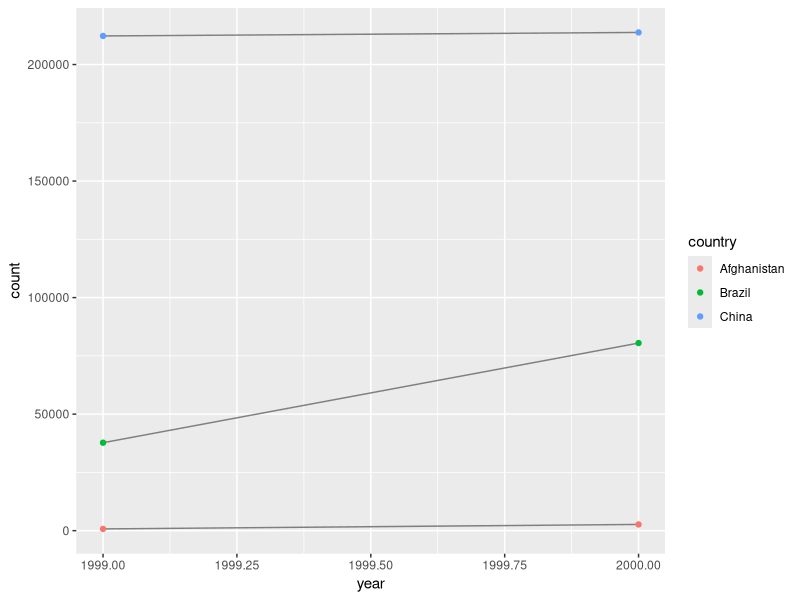
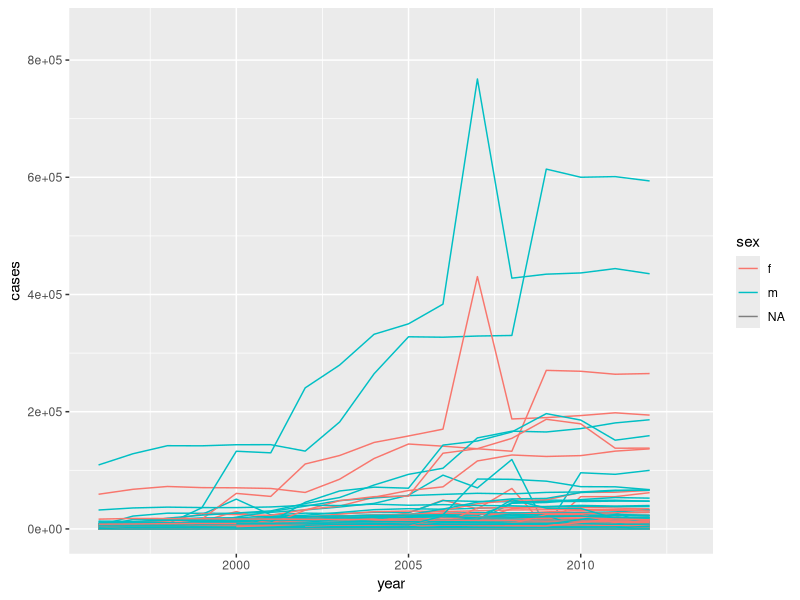

These charts were generated, in order, by the following R code:
## ---- chunk 1
knitr::opts_chunk$set(echo = TRUE)
## ---- chunk 2
library(tidyverse)
## ---- chunk 3
table2.tidy <- table2 %>%
  spread(key = type, value = count) %>%
  spread(key = year, value = cases)

head(table2.tidy)
## ---- chunk 4
table2.a.1999 <- table2.tidy %>%
  drop_na(`1999`) %>%
  select(-`2000`) %>%
  mutate(TB_cases = `1999` / population * 10000)

head(table2.a.1999)
## ---- chunk 5
table2.a.2000 <- table2.tidy %>%
  drop_na(`2000`) %>%
  select(-`1999`) %>%
  mutate(TB_cases = `2000` / population * 10000)

head(table2.a.2000)
## ---- chunk 6
table4c <-
  tibble(
    country = table4a$country,
    `1999` = table4a[["1999"]] / table4b[["1999"]] * 10000,
    `2000` = table4a[["2000"]] / table4b[["2000"]] * 10000
  )
table4c
## ---- chunk 7
table2 %>%
  filter(type == "cases") %>%
  ggplot(mapping = aes(year, count)) +
  geom_line(mapping = aes(group = country), color = "grey50") + 
  geom_point(mapping = aes(color = country))
## ---- chunk 8
preg <- tribble(
  ~pregnant, ~male, ~female,
  "yes", NA, 10,
  "no", 20, 12
)
## ---- chunk 9
preg_tidy <- preg %>%
  pivot_longer(c(male, female), names_to = "sex", values_to = "count", values_drop_na = TRUE) %>%
  mutate(
    female = sex == "female",
    pregnant = pregnant == "yes"
  ) %>%
  select(female, pregnant, count)
  
preg_tidy
## ---- chunk 10
tibble(x = c("a,b,c", "d,e,f,g", "h,i,j")) %>%
  separate(x, c("one", "two", "three"), extra = "drop")
## ---- chunk 11
tibble(x = c("a,b,c", "d,e,f,g", "h,i,j")) %>%
  separate(x, c("one", "two", "three"), extra = "merge")
## ---- chunk 12
tibble(x = c("a,b,c", "d,e", "f,g,i")) %>%
  separate(x, c("one", "two", "three"), fill = "right")
## ---- chunk 13
tibble(x = c("a,b,c", "d,e", "f,g,i")) %>%
  separate(x, c("one", "two", "three"), fill = "left")
## ---- chunk 14
treatment <- tribble(
  ~ person,           ~ treatment, ~response,
  "A",                1,           7,
  NA,                 2,           10,
  NA,                 3,           9,
  "D",                1,           4
)
## ---- chunk 15
fill(treatment, person, .direction = "up")
## ---- chunk 16
fill(treatment, person, .direction = "down")
## ---- chunk 17
who3 <- who %>% 
  pivot_longer(
  cols = new_sp_m014:newrel_f65, 
  names_to = "key", 
  values_to = "cases", 
  values_drop_na = TRUE
  ) %>%
  mutate(names_from = stringr::str_replace(key, "newrel", "new_rel")) %>%
  separate(key, c("new", "type", "sexage"), sep = "_")

select(who3, country, iso2, iso3) %>%
  distinct() %>%
  group_by(country) %>%
  filter(n() > 1)

## ---- chunk 18
who3 %>%
  select(-new, -iso2, -iso3) %>%
  separate(sexage, c("sex", "age"), sep = 1) %>%
  group_by(country, year, sex) %>%
  filter(year > 1995) %>%
  summarise(cases = sum(cases)) %>%
  unite(country_sex, country, sex, remove = FALSE) %>%
  ggplot(aes(x = year, y = cases, group = country_sex, colour = sex)) +
  geom_line()
